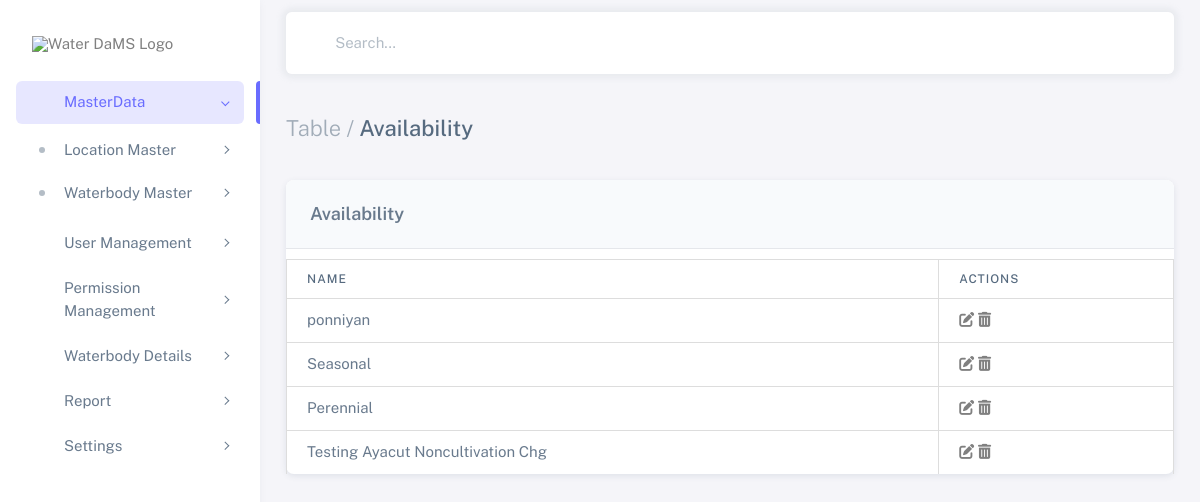
Page /availabilities/ on the committed database.
### waterbodies_app/models.py (models this page shows, shortened)
class Availability(models.Model):
    name= models.CharField(max_length=100)

### waterbodies_app/views.py (the view)
# urls.py: path('availabilities/', views.availability_list, name='availability_list'),
def availability_list(request):
    availabilities = Availability.objects.all()
    return render(request, 'availability_list.html', {'availabilities': availabilities})

### templates/availability_list.html (shortened to what this page needs)
<!DOCTYPE html>
{%load static%}
<html
class="light-style layout-menu-fixed layout-compact"
dir="ltr"
data-theme="theme-default"
data-assets-path="{% static 'assets/' %}"
data-template="vertical-menu-template-free">
<!DOCTYPE html>
<html lang="en" class="light-style layout-wide customizer-hide" dir="ltr" data-theme="theme-default">
<head>
    {% load static %}
    <link rel="stylesheet" href="{% static 'assets/vendor/fonts/boxicons.css' %}"/>
    <link rel="stylesheet" href="https://cdnjs.cloudflare.com/ajax/libs/font-awesome/6.5.2/css/all.min.css">
    <link rel="stylesheet" href="{% static 'assets/vendor/css/core.css' %}" class="template-customizer-core-css"/>
    <link rel="stylesheet" href="{% static 'assets/vendor/css/theme-default.css' %}" class="template-customizer-theme-css"/>
    <link rel="stylesheet" href="{% static 'assets/css/demo.css' %}"/>
    <link rel="stylesheet" href="{% static 'assets/vendor/libs/perfect-scrollbar/perfect-scrollbar.css' %}"/>
    <link rel="stylesheet" href="{% static 'assets/vendor/css/pages/page-auth.css' %}"/>
</head>
  <body>
    <div class="layout-wrapper layout-content-navbar">
      <div class="layout-container">
        <aside id="layout-menu" class="layout-menu menu-vertical menu bg-menu-theme">
          <div class="app-brand demo">
            <a href="" class="app-brand-link">
              <span class="app-brand-logo demo">
                <img src="{% static 'image/waterdams.png' %}" alt="Water DaMS Logo" style="width: 150px; height: auto;">
              </span>
            </a>
          </div>
          <ul class="menu-inner py-1">
            <li class="menu-item active open">
              <a href="javascript:void(0);" class="menu-link menu-toggle">
                <i class="menu-icon tf-icons bx bx-home-circle"></i>
                <div data-i18n="Dashboards">MasterData</div>
              </a>
              <ul class="menu-sub">
                <li class="menu-item has-submenu">
                  <a href="javascript:void(0);" class="menu-link menu-toggle">
                    <div data-i18n="CRM">Location Master</div>
                  </a>
                </li>
                <li class="menu-item has-submenu">
                  <a href="javascript:void(0);" class="menu-link menu-toggle">
                    <div data-i18n="Academy">Waterbody Master</div>
                  </a>
                </li>
              </ul>
            </li>
            <li class="menu-item">
              <a href="javascript:void(0);" class="menu-link menu-toggle">
                <i class="menu-icon tf-icons bx bx-user"></i>
                <div data-i18n="Layouts">User Management</div>
              </a>
            </li>
            <li class="menu-item">
              <a href="javascript:void(0);" class="menu-link menu-toggle">
                <i class="menu-icon tf-icons bx bx-shield"></i>
                <div data-i18n="Layouts">Permission Management</div>
              </a>
            </li>
            <li class="menu-item">
              <a href="javascript:void(0);" class="menu-link menu-toggle">
                <i class="menu-icon tf-icons bx bx-water"></i>
                <div data-i18n="Layouts">Waterbody Details</div>
              </a>
            </li>
            <li class="menu-item">
              <a href="javascript:void(0);" class="menu-link menu-toggle">
                <i class="menu-icon tf-icons bx bx-shield"></i>
                <div data-i18n="Layouts">Report</div>
              </a>
            </li>
            <li class="menu-item">
              <a href="javascript:void(0);" class="menu-link menu-toggle">
                <i class="menu-icon tf-icons bx bx-file"></i>
                <div data-i18n="Layouts">Settings</div>
              </a>
            </li>
          </ul>
        </aside>
        <div class="layout-page">
          <nav
            class="layout-navbar container-xxl navbar navbar-expand-xl navbar-detached align-items-center bg-navbar-theme"
            id="layout-navbar">
            <div class="navbar-nav-right d-flex align-items-center" id="navbar-collapse">
              <div class="navbar-nav align-items-center">
                <div class="nav-item d-flex align-items-center">
                  <i class="bx bx-search fs-4 lh-0"></i>
                  <input
                    type="text"
                    class="form-control border-0 shadow-none ps-1 ps-sm-2"
                    placeholder="Search..."
                    aria-label="Search..." />
                </div>
              </div>
            </div>
          </nav>
          <div class="content-wrapper">
            <div class="container-xxl flex-grow-1 container-p-y">
              <h4 class="py-3 mb-4"><span class="text-muted fw-light">Table /</span> Availability</h4>
              <div class="card">
                <h5 class="card-header">Availability</h5>
                <div class="table-responsive text-nowrap">
                    <table class="table">
                        <thead>
                            <tr class="text-nowrap">
                                    <th>Name</th>
                                    <th>Actions</th>
                            </tr>
                        </thead>
                        <tbody class="table-border-bottom-0">
                            {% for availability in availabilities %}
                <tr>
                    <td>{{ availability.name }}</td>
                    <td>
                        <a href="javascript:void(0)" class="edit-availability" data-id="{{ availability.id }}"
                        data-name="{{ availability.name }}">
                         <i class="fas fa-edit"></i>
                     </a>
                     <a href="javascript:void(0)" class="delete-availability" data-id="{{ availability.id }}"
                        data-name="{{ availability.name }}">
                         <i class="fas fa-trash-alt"></i>
                     </a>
                                </td>
                            </tr>
                            {% endfor %}
                        </tbody>
                    </table>
                </div>
            </div>
          </div>
        </div>
      </div>
    </div>
  </body>
</html>

### static/assets/css/demo.css (style rules this page uses)
.menu .app-brand.demo { height: 64px; margin-top: 12px; }
.card-header { font-weight: 600; background-color: #f8fafc; border-bottom: 1px solid #e5e7eb; }
table { width: 100%; border-collapse: collapse; margin-top: 10px; }
th, td { padding: 12px; border: 1px solid #ddd; text-align: left; }
th { background-color: #f4f4f4; }

### rows in the picture
Availability: name "ponniyan"
Availability: name "Seasonal"
Availability: name "Perennial"
Availability: name "Testing Ayacut Noncultivation Chg"
